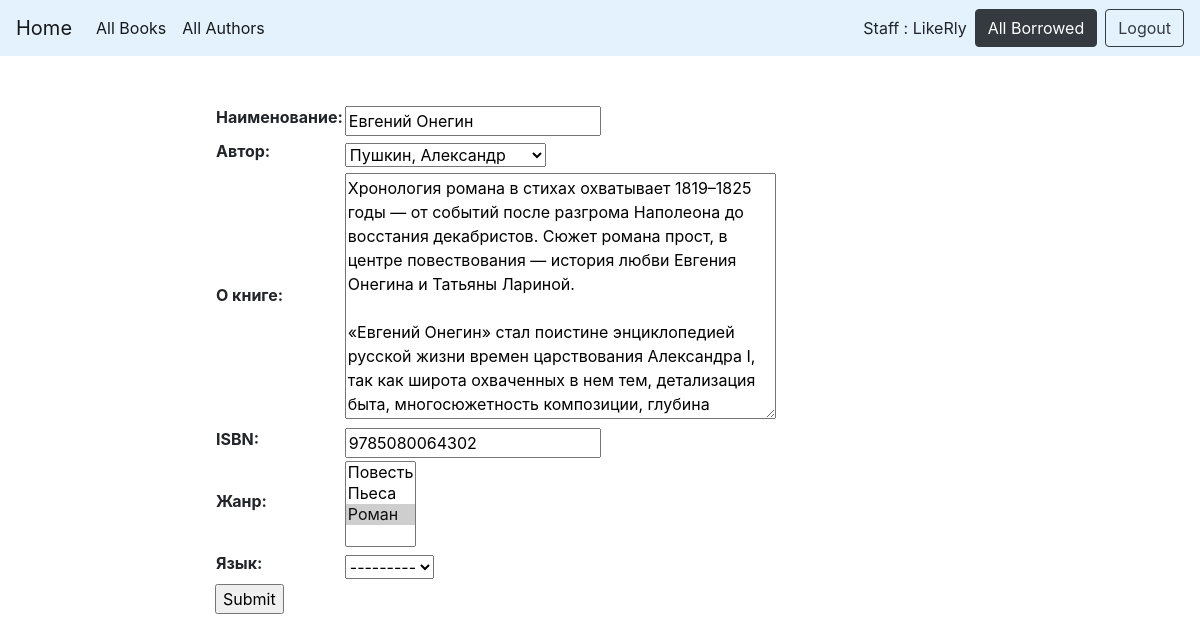
Page /catalog/book/2/update/ (signed in) on the earlier database version.
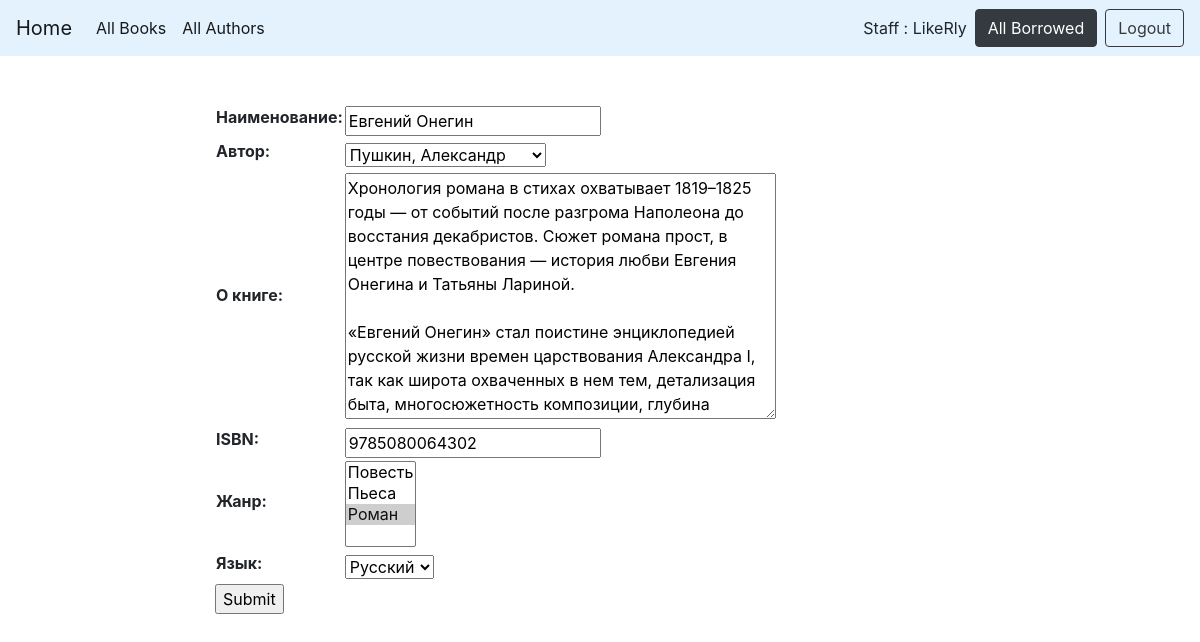
Same page on the later database version.
### catalog/models.py (models this page shows, shortened)
class Book(models.Model):
    title = models.CharField('Наименование', max_length=200, help_text='')
    author = models.ForeignKey('Author', verbose_name='Автор', on_delete=models.SET_NULL, null=True, help_text='')
    summary = models.TextField('О книге', max_length=1000, help_text='')
    isbn = models.CharField('ISBN', max_length=13, help_text='')
    genre = models.ManyToManyField('Genre', verbose_name='Жанр', help_text='')
    language = models.ForeignKey('Language', verbose_name='Язык', on_delete=models.SET_NULL, null=True, help_text='')
    class Meta:
        ordering = ['title']
        permissions = (("can_change_books_data", "Add, edit, delete books"),)
    def display_genre(self):
        return ', '.join([genre.name for genre in self.genre.all()[:3]])
    display_genre.short_description = 'Жанр произведения'

### catalog/views.py (the view)
# urls.py: path('book/<int:pk>/update/', views.BookUpdate.as_view(), name='book_update'),
class BookUpdate(PermissionRequiredMixin, UpdateView):
    model = Book
    fields = '__all__'
    permission_required = 'catalog.can_mark_returned'

### catalog/models.py (called while the page is built)
    def __str__(self):
        return self.name

    def __str__(self):
        return self.name

    def __str__(self):
        return '{0}, {1}'.format(self.last_name, self.first_name)

### catalog/templates/catalog/book_form.html (shortened to what this page needs)
{% extends "base_generic.html" %}
{% block content %}
<form action="" method="post">
    <table>
    {{ form.as_table }}
    </table>
    <input type="submit" value="Submit" />
</form>
{% endblock %}

Differences in the rows shown:
changed Book "Евгений Онегин": language "---------" → "Русский"
